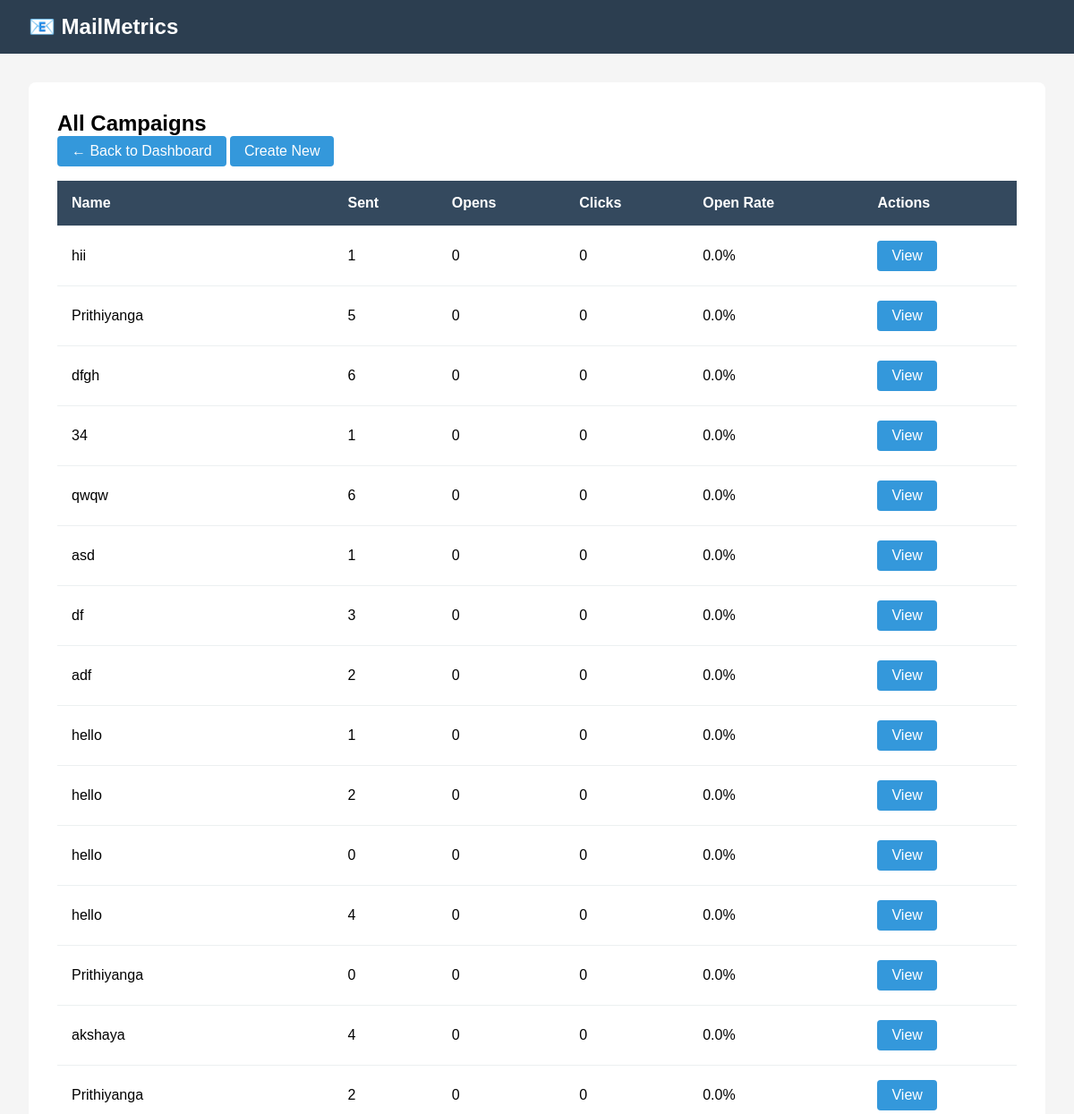
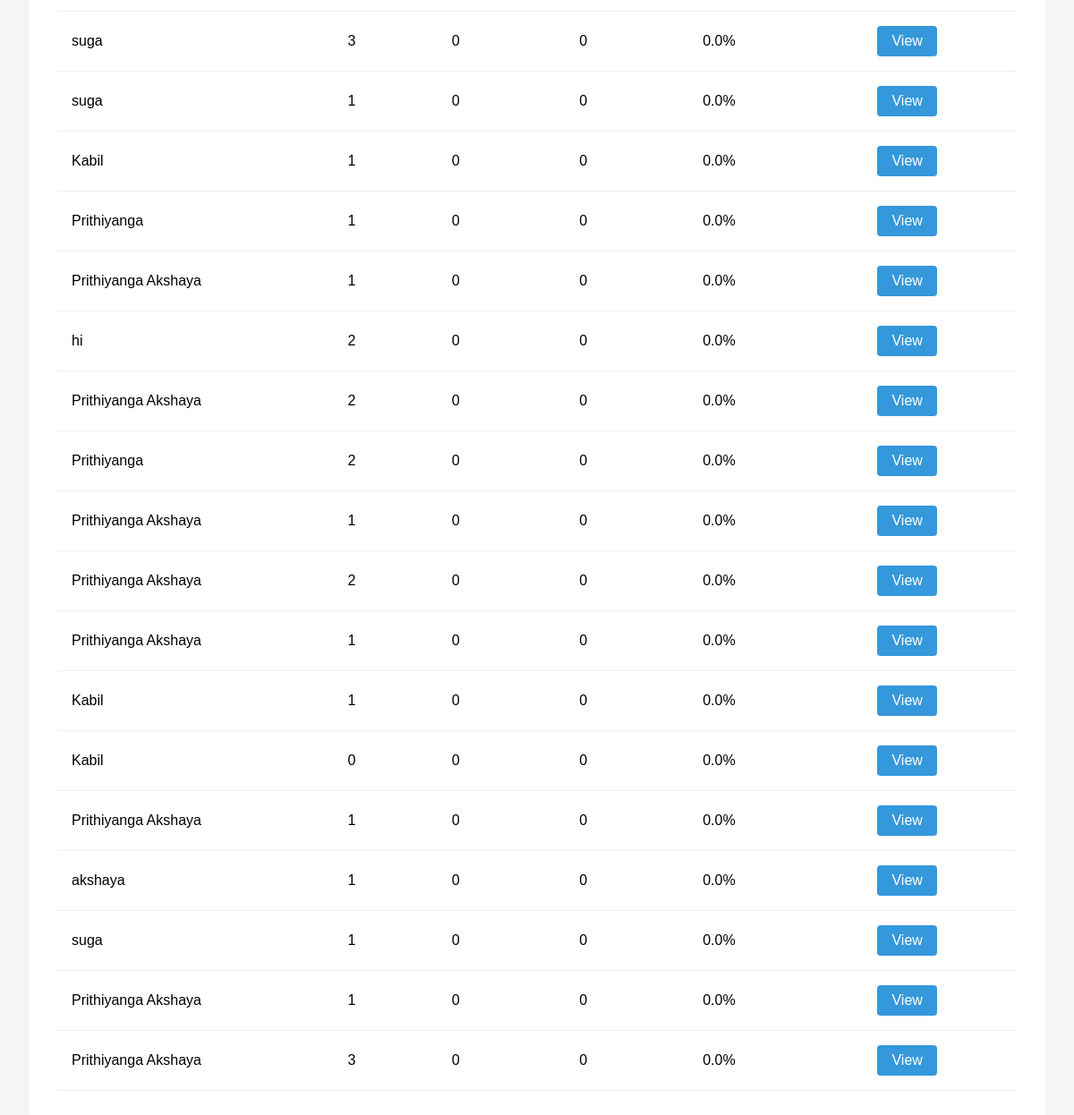
Page /campaigns/ on the committed database (2 pictures, top to bottom).
### emails/models.py (models this page shows, shortened)
class Campaign(models.Model):
    STATUS_CHOICES = [
        ("pending", "Pending"),
        ("delivered", "Delivered"),
        ("bounced", "Bounced"),
        ("opened", "Opened"),
        ("clicked", "Clicked"),
    ]
    email = models.EmailField()
    name = models.CharField(max_length=100, null=True, blank=True)
    status = models.CharField(max_length=20, choices=STATUS_CHOICES, default="pending")
    opened = models.BooleanField(default=False)
    clicked = models.BooleanField(default=False)

### emails/views.py (the view)
# urls.py: path('campaigns/', views.campaign_list, name='campaign_list'),
def campaign_list(request):
    campaigns = Campaign.objects.all()
    campaigns_data = []
    for campaign in campaigns:
        stats = campaign.get_stats()
        campaigns_data.append({
            'campaign': campaign,
            'stats': stats
        })
    context = {'campaigns_data': campaigns_data}
    return render(request, 'campaign_list.html', context)

### emails/models.py (called while the page is built)
    def get_stats(self):
        total = self.emails.count()
        opened = self.emails.filter(opened=True).count()
        clicked = self.emails.filter(clicked=True).count()
        bounced = self.emails.filter(bounced=True).count()
        return {
            'total': total,
            'opened': opened,
            'clicked': clicked,
            'bounced': bounced,
            'open_rate': (opened / total * 100) if total > 0 else 0,
            'click_rate': (clicked / total * 100) if total > 0 else 0,
            'bounce_rate': (bounced / total * 100) if total > 0 else 0,
        }

### emails/templates/campaign_list.html (shortened to what this page needs)
<!DOCTYPE html>
<html>
<head>
</head>
<body>
    <div class="navbar">
        <h1>📧 MailMetrics</h1>
    </div>
    <div class="container">
        <div class="campaigns">
            <h2>All Campaigns</h2>
            <a href="{% url 'dashboard' %}" class="btn">← Back to Dashboard</a>
            <a href="{% url 'create_campaign' %}" class="btn">Create New</a>
            <table>
                <thead>
                    <tr>
                        <th>Name</th>
                        <th>Sent</th>
                        <th>Opens</th>
                        <th>Clicks</th>
                        <th>Open Rate</th>
                        <th>Actions</th>
                    </tr>
                </thead>
                <tbody>
                    {% for item in campaigns_data %}
                    <tr>
                        <td>{{ item.campaign.name }}</td>
                        <td>{{ item.stats.total }}</td>
                        <td>{{ item.stats.opened }}</td>
                        <td>{{ item.stats.clicked }}</td>
                        <td>{{ item.stats.open_rate|floatformat:1 }}%</td>
                        <td><a href="{% url 'campaign_detail' item.campaign.pk %}" class="btn">View</a></td>
                    </tr>
                    {% endfor %}
                </tbody>
            </table>
        </div>
    </div>
</body>
</html>

### emails/templates/campaign_list.html (style rules this page uses)
* { margin: 0; padding: 0; box-sizing: border-box; }
body { font-family: Arial, sans-serif; background: #f5f5f5; }
.navbar { background: #2c3e50; color: white; padding: 1rem 2rem; }
.navbar h1 { font-size: 1.5rem; }
.container { max-width: 1200px; margin: 2rem auto; padding: 0 2rem; }
.campaigns { background: white; padding: 2rem; border-radius: 8px; }
table { width: 100%; border-collapse: collapse; margin-top: 1rem; }
th, td { padding: 1rem; text-align: left; border-bottom: 1px solid #ecf0f1; }
th { background: #34495e; color: white; }
.btn { display: inline-block; padding: 0.5rem 1rem; background: #3498db; color: white; text-decoration: none; border-radius: 4px; }

### rows in the picture
Campaign: campaign.name "hii", stats.total "1", stats.opened "0", stats.clicked "0", stats.open_rate "0.0"
Campaign: campaign.name "Prithiyanga", stats.total "5", stats.opened "0", stats.clicked "0", stats.open_rate "0.0"
Campaign: campaign.name "dfgh", stats.total "6", stats.opened "0", stats.clicked "0", stats.open_rate "0.0"
Campaign: campaign.name "34", stats.total "1", stats.opened "0", stats.clicked "0", stats.open_rate "0.0"
Campaign: campaign.name "qwqw", stats.total "6", stats.opened "0", stats.clicked "0", stats.open_rate "0.0"
Campaign: campaign.name "asd", stats.total "1", stats.opened "0", stats.clicked "0", stats.open_rate "0.0"
Campaign: campaign.name "df", stats.total "3", stats.opened "0", stats.clicked "0", stats.open_rate "0.0"
Campaign: campaign.name "adf", stats.total "2", stats.opened "0", stats.clicked "0", stats.open_rate "0.0"
Campaign: campaign.name "hello", stats.total "1", stats.opened "0", stats.clicked "0", stats.open_rate "0.0"
Campaign: campaign.name "hello", stats.total "2", stats.opened "0", stats.clicked "0", stats.open_rate "0.0"
Campaign: campaign.name "hello", stats.total "0", stats.opened "0", stats.clicked "0", stats.open_rate "0.0"
Campaign: campaign.name "hello", stats.total "4", stats.opened "0", stats.clicked "0", stats.open_rate "0.0"
Campaign: campaign.name "Prithiyanga", stats.total "0", stats.opened "0", stats.clicked "0", stats.open_rate "0.0"
Campaign: campaign.name "akshaya", stats.total "4", stats.opened "0", stats.clicked "0", stats.open_rate "0.0"
Campaign: campaign.name "Prithiyanga", stats.total "2", stats.opened "0", stats.clicked "0", stats.open_rate "0.0"
Campaign: campaign.name "suga", stats.total "3", stats.opened "0", stats.clicked "0", stats.open_rate "0.0"
Campaign: campaign.name "suga", stats.total "1", stats.opened "0", stats.clicked "0", stats.open_rate "0.0"
Campaign: campaign.name "Kabil", stats.total "1", stats.opened "0", stats.clicked "0", stats.open_rate "0.0"
Campaign: campaign.name "Prithiyanga", stats.total "1", stats.opened "0", stats.clicked "0", stats.open_rate "0.0"
Campaign: campaign.name "Prithiyanga Akshaya", stats.total "1", stats.opened "0", stats.clicked "0", stats.open_rate "0.0"
Campaign: campaign.name "hi", stats.total "2", stats.opened "0", stats.clicked "0", stats.open_rate "0.0"
Campaign: campaign.name "Prithiyanga Akshaya", stats.total "2", stats.opened "0", stats.clicked "0", stats.open_rate "0.0"
Campaign: campaign.name "Prithiyanga", stats.total "2", stats.opened "0", stats.clicked "0", stats.open_rate "0.0"
Campaign: campaign.name "Prithiyanga Akshaya", stats.total "1", stats.opened "0", stats.clicked "0", stats.open_rate "0.0"
Campaign: campaign.name "Prithiyanga Akshaya", stats.total "2", stats.opened "0", stats.clicked "0", stats.open_rate "0.0"
Campaign: campaign.name "Prithiyanga Akshaya", stats.total "1", stats.opened "0", stats.clicked "0", stats.open_rate "0.0"
Campaign: campaign.name "Kabil", stats.total "1", stats.opened "0", stats.clicked "0", stats.open_rate "0.0"
Campaign: campaign.name "Kabil", stats.total "0", stats.opened "0", stats.clicked "0", stats.open_rate "0.0"
Campaign: campaign.name "Prithiyanga Akshaya", stats.total "1", stats.opened "0", stats.clicked "0", stats.open_rate "0.0"
Campaign: campaign.name "akshaya", stats.total "1", stats.opened "0", stats.clicked "0", stats.open_rate "0.0"
Campaign: campaign.name "suga", stats.total "1", stats.opened "0", stats.clicked "0", stats.open_rate "0.0"
Campaign: campaign.name "Prithiyanga Akshaya", stats.total "1", stats.opened "0", stats.clicked "0", stats.open_rate "0.0"
Campaign: campaign.name "Prithiyanga Akshaya", stats.total "3", stats.opened "0", stats.clicked "0", stats.open_rate "0.0"
